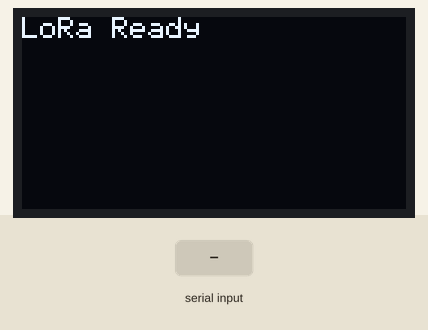
A sketch run on a simulated Arduino Uno, built with avr-gcc and run on an emulated ATmega328P. Parts: 128×64 one-colour display. Inputs (shaded band) come from the test bench. No radio packets arrive unless stated; what the sketch prints to the serial monitor is not drawn.

Above: at 1.2 s.
1.3 s: "1\n" received over Serial
At 1.8 s:
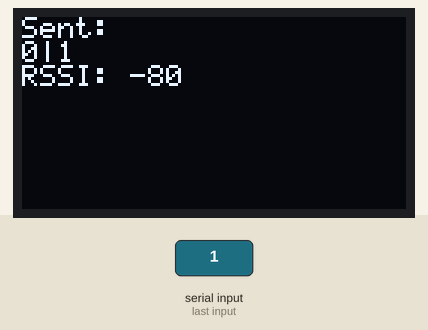
2.8 s: "0\n" received over Serial
At 4.0 s:
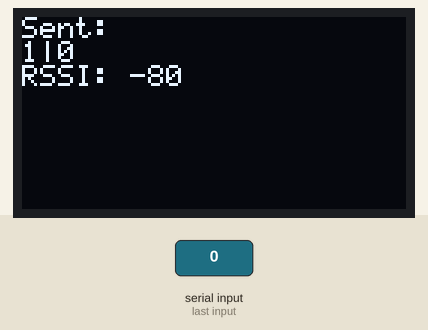
4.3 s: "2\n" received over Serial
At 5.2 s:
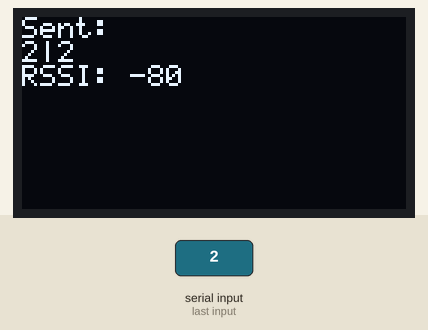
Timing chart, 0 to 7.3 s (numbered marks = the images above; inputs shaded):
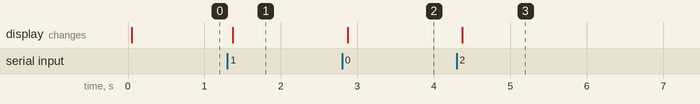

Measured:
- after the input at 1.3 s, the display: changes after 0.07 s (image 1)
- after the input at 2.8 s, the display: changes after 0.07 s (image 2)
- after the input at 4.3 s, the display: changes after 0.07 s (image 3)

The sketch:

LoRa.ino
```cpp
#include <RH_RF95.h>
#include <SPI.h>
#include <SSD1306Ascii.h>
#include <SSD1306AsciiWire.h>
#include <Wire.h>

#define RFM95_CS 10
#define RFM95_RST 9
#define RFM95_INT 2
#define RF95_FREQ 915.0
#define OLED_ADDRESS 0x3C

RH_RF95 rf95(RFM95_CS, RFM95_INT);
SSD1306AsciiWire oled;

void setup() {
  Serial.begin(115200); // Match Pico's baud rate
  Wire.begin();
  oled.begin(&Adafruit128x64, OLED_ADDRESS);
  oled.setFont(System5x7);
  oled.clear();
  oled.println("Initializing...");

  pinMode(RFM95_RST, OUTPUT);
  digitalWrite(RFM95_RST, HIGH);
  delay(10);
  digitalWrite(RFM95_RST, LOW);
  delay(10);
  digitalWrite(RFM95_RST, HIGH);
  delay(10);

  if (!rf95.init()) {
    oled.clear();
    oled.println("LoRa init FAIL");
    while (1);
  }

  if (!rf95.setFrequency(RF95_FREQ)) {
    oled.clear();
    oled.println("Freq set FAIL");
    while (1);
  }

  rf95.setSpreadingFactor(7);
  rf95.setSignalBandwidth(125000);
  rf95.setCodingRate4(5);
  rf95.setTxPower(13, false);

  oled.clear();
  oled.println("LoRa Ready");
}

void loop() {
  if (Serial.available()) {
    String payload = Serial.readStringUntil('\n');
    payload.trim();

    static uint16_t seq = 0;
    payload = String(seq++) + "|" + payload;

    if (payload.length() > 0) {
      rf95.send((uint8_t *)payload.c_str(), payload.length());
      rf95.waitPacketSent();
      Serial.print("ACK\n");

      oled.clear();
      oled.println("Sent:");
      oled.println(payload);
      oled.print("RSSI: ");
      oled.println(rf95.lastRssi());
    }
  }
}
```
